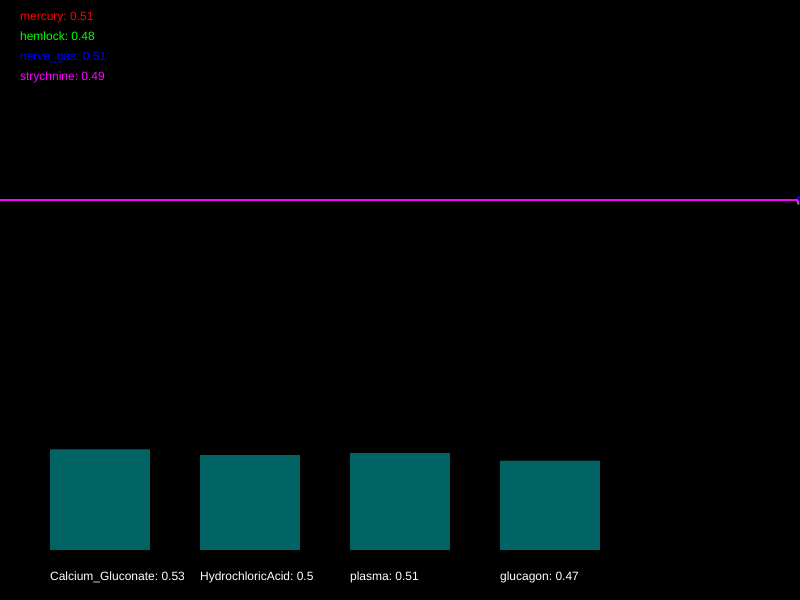
Frame 1 (no input)
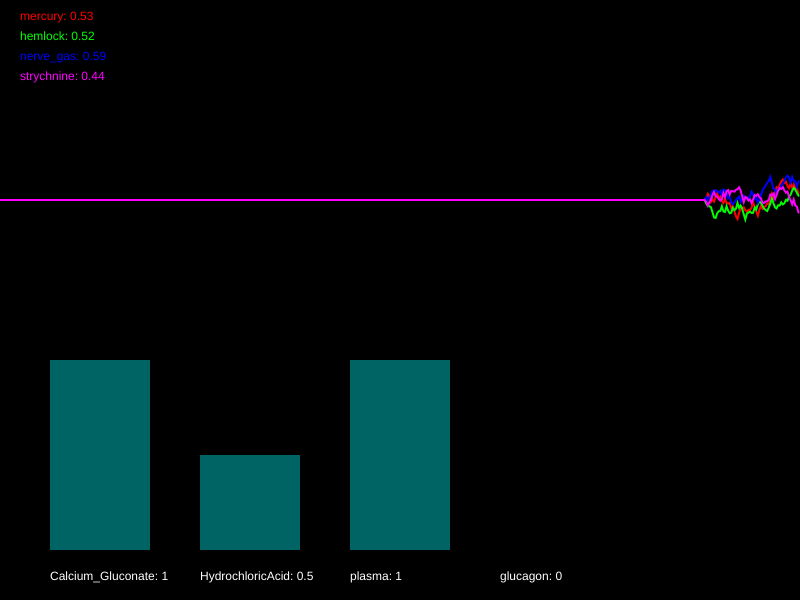
Frame 60 (no input)
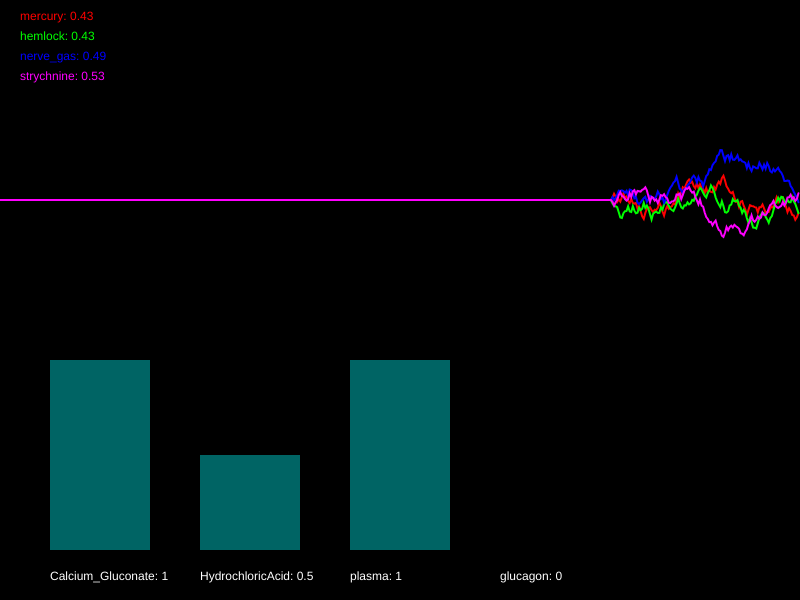
Frame 120 (the mouse pressed at the canvas centre since frame 60)

The p5.js sketch that drew these frames (run headless with seeded random() and noise() and a simulated clock; from frame 60 on, the mouse is pressed at the canvas centre):

// p5.js sketch
// ── sketch.js
/*

Officer: 6871370
CaseNum: 401-1-97015730-6871370

Case 401 - The Case of Norbert's Weiner Stand
Stage 2 - Toxic Burrito

Norbert is at it again. This time he’s set up a burrito stall and is lacing burritos with his foul toxin. The chaos is spreading. People are dropping like flies and burrito sales have fallen through the floor. To make matters worse it seems Norbert has cottoned on to our methods and has upped the complexity of his poison. You’ll find the antidote harder to develop this time. So kid, head down to the lab and get working.

You must develop the antidote by using conditional statements in the draw loop to do the following:

	- If strychnine dips below 0.68, reduce Calcium_Gluconate by 0.01
	- When hemlock goes above 0.47 or mercury goes above 0.31, increment Calcium_Gluconate by 0.04
	- If hemlock goes above 0.66 and strychnine goes above 0.53, decrement HydrochloricAcid by 0.02
	- When nerve_gas dips below 0.49 and mercury goes above 0.61, try increasing HydrochloricAcid by 0.05
	- If mercury dips below 0.63, decrease plasma by 0.04
	- If hemlock dips below 0.6 or nerve_gas goes above 0.38, try increasing plasma by 0.05
	- When strychnine goes above 0.25, reduce glucagon by 0.03
	- When nerve_gas goes above 0.66 and mercury goes above 0.31, try increasing glucagon by 0.02


Your conditional statements should consider the following poisons:

	- mercury
	- hemlock
	- nerve_gas
	- strychnine


Your conditional statements should modify the following antidotes:

	- Calcium_Gluconate
	- HydrochloricAcid
	- plasma
	- glucagon


- There are many ways to complete this task but you should only use the following commands and operators:

	if(){}
	>
	<
	&&
	||
	+=
	-=

*/

//Declare the poison variables
var mercury;
var hemlock;
var nerve_gas;
var strychnine;


//Declare the antidote variables
var Calcium_Gluconate;
var HydrochloricAcid;
var plasma;
var glucagon;


//This variable is used for drawing the graph
var graphs;


function setup()
{

	createCanvas(800,600);
	strokeWeight(2);

	//initialise the poisons and antidotes
	mercury = 0.5;
	hemlock = 0.5;
	nerve_gas = 0.5;
	strychnine = 0.5;
	Calcium_Gluconate = 0.5;
	HydrochloricAcid = 0.5;
	plasma = 0.5;
	glucagon = 0.5;


	//fills the graph with empty values
	graphs = [];

	for(var i = 0; i < 4; i++)
	{
		graphs.push([]);
		for(var j = 0; j < 512; j++)
		{
			graphs[i].push(0.5);
		}
	}

}

function draw()
{

	//Develop the antidote below
	//Write conditional statements to change the amount of each substance ...
	// - If strychnine dips below 0.68, reduce Calcium_Gluconate by 0.01
	// - When hemlock goes above 0.47 or mercury goes above 0.31, increment Calcium_Gluconate by 0.04
	// - If hemlock goes above 0.66 and strychnine goes above 0.53, decrement HydrochloricAcid by 0.02
	// - When nerve_gas dips below 0.49 and mercury goes above 0.61, try increasing HydrochloricAcid by 0.05
	// - If mercury dips below 0.63, decrease plasma by 0.04
	// - If hemlock dips below 0.6 or nerve_gas goes above 0.38, try increasing plasma by 0.05
	// - When strychnine goes above 0.25, reduce glucagon by 0.03
	// - When nerve_gas goes above 0.66 and mercury goes above 0.31, try increasing glucagon by 0.02
	if(strychnine<0.68){Calcium_Gluconate-=0.01}
	if(hemlock>0.47 || mercury>0.31){Calcium_Gluconate+=0.04}
	if(hemlock>0.66 && strychnine>0.53){HydrochloricAcid-=0.02}
	if(nerve_gas<0.49 && mercury>0.61){HydrochloricAcid+=0.05}
	if(mercury<0.63){plasma-=0.04}
	if(hemlock<0.6 || nerve_gas>0.38){plasma+=0.05}
	if(strychnine>0.25){glucagon-=0.03}
	if(nerve_gas>0.66 && mercury>0.31){glucagon+=0.02}

	//////////////////////////////////////////////////////

	//the code below generates new values using random numbers

	/*
		For testing, you might want to temporarily comment out
		these lines and set the same variables to constant values
		instead.
	*/

	mercury = nextValue(graphs[0],mercury);
	hemlock = nextValue(graphs[1],hemlock);
	nerve_gas = nextValue(graphs[2],nerve_gas);
	strychnine = nextValue(graphs[3],strychnine);


	Calcium_Gluconate = constrain(Calcium_Gluconate, 0, 1);
	HydrochloricAcid = constrain(HydrochloricAcid, 0, 1);
	plasma = constrain(plasma, 0, 1);
	glucagon = constrain(glucagon, 0, 1);


	///////// DO NOT CHANGE THE CODE BELOW ///////////

	//drawing code

	// set background
	background(0);
	noFill();

	//draw the graphs for the vitals
	var colors = [
	color(255, 0, 0),
	color(0, 255, 0),
	color(0, 0, 255),
	color(255, 0, 255),
	color(255, 255, 0),
	color(0, 255, 255)
	];

	for(var i = 0; i < graphs.length; i++)
	{
		stroke(colors[i]);
		drawGraph(graphs[i]);
	}

	//draw the poisons as text
	noStroke();
	fill(colors[0]);
	text('mercury: ' + nf(mercury,1,2), 20,20);
	fill(colors[1]);
	text('hemlock: ' + nf(hemlock,1,2), 20,40);
	fill(colors[2]);
	text('nerve_gas: ' + nf(nerve_gas,1,2), 20,60);
	fill(colors[3]);
	text('strychnine: ' + nf(strychnine,1,2), 20,80);


	//draw the antidotes bar chart
	drawBar(Calcium_Gluconate,50,'Calcium_Gluconate');
	drawBar(HydrochloricAcid,200,'HydrochloricAcid');
	drawBar(plasma,350,'plasma');
	drawBar(glucagon,500,'glucagon');


}

function nextValue(graph, val)
{
	//gets the next value for a vital and puts it in an array for drawing
	var delta = random(-0.03,0.03);

	val += delta;
	if(val > 1 || val < 0)
	{
		delta *= -1;
		val += delta * 2;
	}

	graph.push(val)
	graph.shift();
	return val;
}

function drawGraph(graph)
{
	//draws an array as a graph
	beginShape();
	for(var i = 0; i < graph.length; i++)
	{
			vertex(width * i/512, height * 0.5 - graph[i]* height/3)
	}
	endShape();
}


function drawBar(val, x, name)
{
	//draws the bars for bar chart
    noStroke();
    fill(0,100,100);
	var mh = height * 0.4 - 50;
	rect(x,(height - 50) - val*mh, 100, val*mh);
    fill(255);
	text(name + ": " + val, x, height - 20);
}
